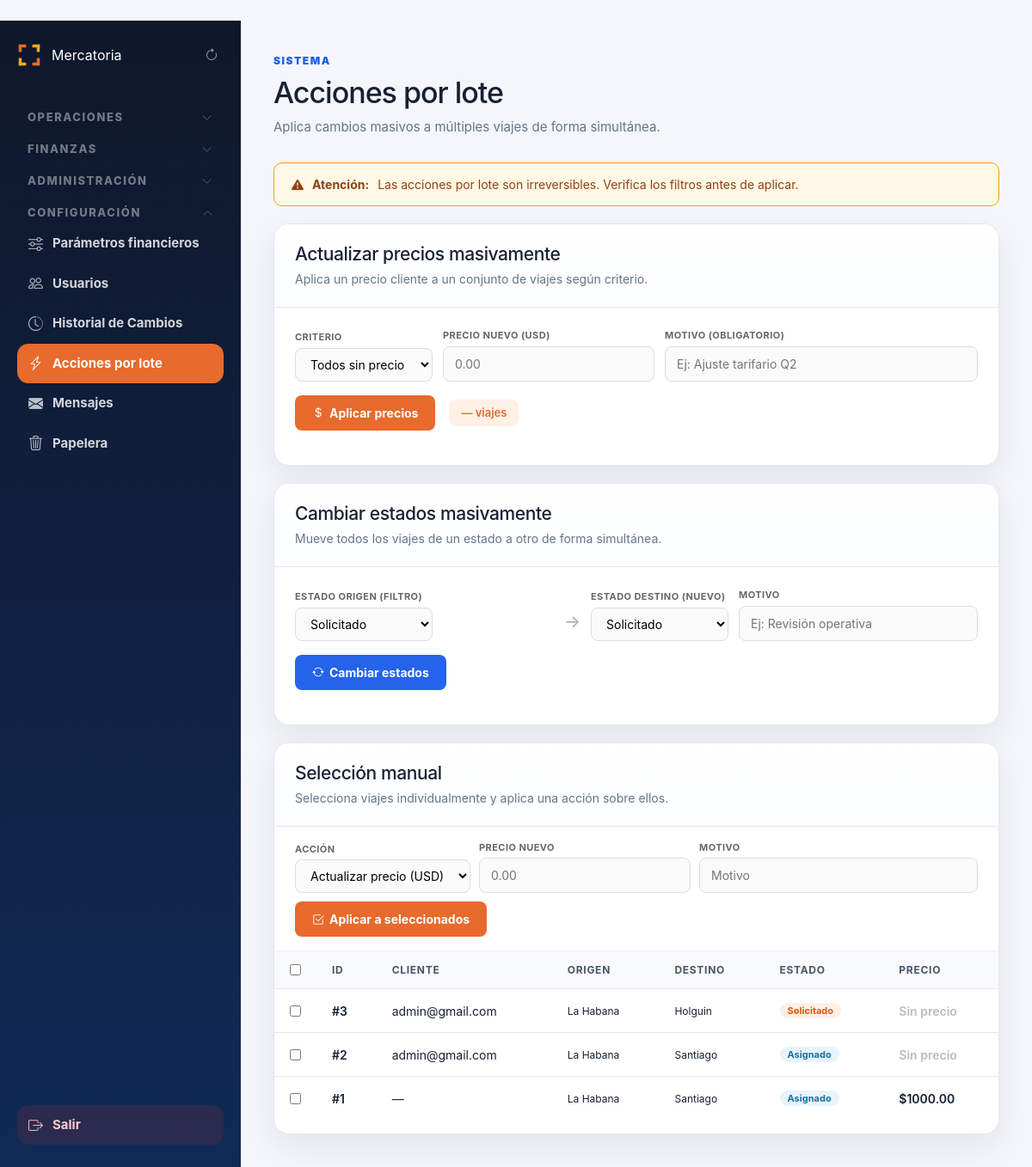
/admin/lote (signed in), run on an earlier commit of the app's database.
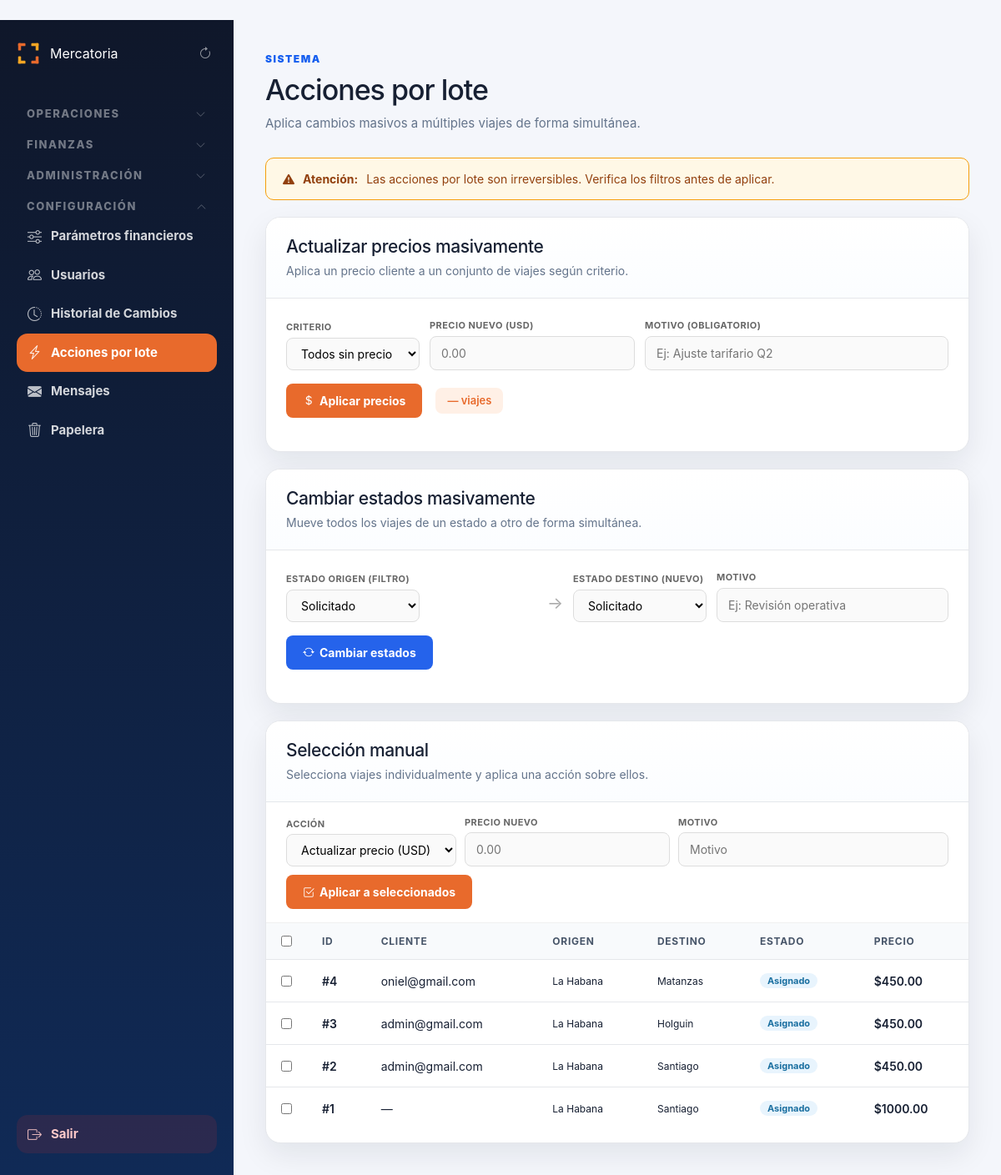
And on a later commit of the database.
### tables this page shows
CREATE TABLE viajes (
        id INTEGER PRIMARY KEY AUTOINCREMENT,
        cliente TEXT,
        cliente_id INTEGER,
        ruta_id INTEGER,
        tarifa_id INTEGER,
        tipo_vehiculo_id INTEGER,
        origen TEXT,
        destino TEXT,
        precio REAL DEFAULT 0,
        precio_calculado REAL DEFAULT 0,
        precio_final REAL DEFAULT 0,
        precio_editado INTEGER DEFAULT 0,
        motivo_edicion_precio TEXT,
        combustible REAL DEFAULT 0,
        pago_camionero REAL DEFAULT 0,
        camionero REAL DEFAULT 0,
        comision REAL DEFAULT 0,
        beneficio REAL DEFAULT 0,
        estado TEXT DEFAULT 'Solicitado',
        camionero_id INTEGER,
        camionero_nombre TEXT,
        vehiculo_id INTEGER,
        fecha_creacion TEXT DEFAULT CURRENT_TIMESTAMP,
        fecha_asignacion TEXT,
        fecha_recogida TEXT,
        fecha_entrega TEXT,
        observaciones TEXT
    , cotizacion_id INTEGER, km REAL, kilometros REAL, precio_cliente REAL, combustible_estimado REAL, beneficio_estimado REAL, vehiculo_placa TEXT, referencia_cliente TEXT, prioridad TEXT DEFAULT 'Normal', tipo_carga TEXT, tipo_transporte TEXT, cantidad_contenedores INTEGER, numero_contenedor TEXT, peso_toneladas REAL, observaciones_operativas TEXT, estado_pago_camionero TEXT DEFAULT 'Pendiente', tipo_pago_camionero TEXT, observacion_pago TEXT, monto_pagado REAL, fecha_pago_camionero TEXT, deleted_at TEXT, deleted_by TEXT, forma_cobro TEXT, codigo_transaccion TEXT, comentario_cobro TEXT, fecha_cobro TEXT, monto_cobrado REAL, verificado_financiero INTEGER DEFAULT 0, verificado_por TEXT, fecha_verificacion TEXT, reabierto_en TIMESTAMP);

### routes/admin.py (the view)
@admin_bp.route("/lote", methods=["GET"])
def panel_lote():
    if session.get("rol") != "admin":
        return redirect("/admin")
    conexion = conectar()
    cursor = conexion.cursor()
    cursor.execute("""
        SELECT id, nombre, origen, destino
        FROM rutas ORDER BY COALESCE(nombre, origen)
    """)
    rutas = cursor.fetchall()
    cursor.execute("""
        SELECT id, cliente, origen, destino, estado,
               COALESCE(NULLIF(precio_cliente,0), NULLIF(precio_final,0), NULLIF(precio,0), 0) AS precio
        FROM viajes
        WHERE LOWER(estado) NOT IN ('entregado', 'cancelado')
        ORDER BY id DESC
    """)
    viajes_activos = cursor.fetchall()
    conexion.close()
    resultado = request.args.get("resultado", "")
    return render_template(
        "admin/lote.html",
        rutas=rutas,
        viajes_activos=viajes_activos,
        estados=_ESTADOS_VIAJE,
        resultado=resultado,
    )

### app.py (called while the page is built)
@app.before_request
def _record_start_time():
    g.start_time = time.monotonic()

@app.before_request
def _validate_session_role():
    if "user_id" not in session or "rol" not in session:
        return
    try:
        con = conectar()
        cur = con.cursor()
        cur.execute("SELECT rol, activo FROM usuarios WHERE id = ?", (session["user_id"],))
        row = cur.fetchone()
        con.close()
        if not row or not row["activo"]:
            session.clear()
            return
        if row["rol"] != session["rol"]:
            session["rol"] = row["rol"]
    except Exception:
        pass

@app.after_request
def set_security_headers(response):
    response.headers["X-Frame-Options"] = "SAMEORIGIN"
    response.headers["X-Content-Type-Options"] = "nosniff"
    response.headers["X-XSS-Protection"] = "1; mode=block"
    if app.debug:
        ms = (time.monotonic() - getattr(g, "start_time", time.monotonic())) * 1000
        app.logger.debug("[%s] %s %.1fms", request.method, request.path, ms)
    return response

### database.py (called while the page is built)
    def fetchone(self):
        return self._cursor.fetchone()

    def fetchall(self):
        return self._cursor.fetchall()

### templates/admin/lote.html (shortened to what the changed rows need)
﻿{% extends "admin/base_admin.html" %}
{% block contenido %}
<div class="page-header">
    <div>
        <h1>Acciones por lote</h1>
    </div>
</div>
<section class="panel" style="margin-bottom:20px;">
    <div class="panel-header">
        <div>
            <h2>Actualizar precios masivamente</h2>
        </div>
    </div>
</section>
<section class="panel" style="margin-bottom:20px;">
    <div class="panel-header">
        <div>
            <h2>Cambiar estados masivamente</h2>
        </div>
    </div>
</section>
<section class="panel">
    <div class="panel-header">
        <div>
            <h2>Selección manual</h2>
        </div>
    </div>
    <form method="POST" action="/admin/lote/viajes-seleccionados" id="form-manual">
        <div class="table-wrapper">
            <table class="data-table">
                <thead>
                    <tr>
                        <th style="width:36px;">
                            <input type="checkbox" id="check-all" onchange="toggleAll(this)">
                        </th>
                        <th>ID</th>
                        <th>Cliente</th>
                        <th>Origen</th>
                        <th>Destino</th>
                        <th>Estado</th>
                        <th>Precio</th>
                    </tr>
                </thead>
                <tbody>
                    {% for v in viajes_activos %}
                    <tr>
                        <td>
                            <input type="checkbox" name="ids[]" value="{{ v.id }}" class="chk-viaje">
                        </td>
                        <td style="font-weight:600;">#{{ v.id }}</td>
                        <td>{{ v.cliente or '—' }}</td>
                        <td style="font-size:12px;">{{ v.origen or '—' }}</td>
                        <td style="font-size:12px;">{{ v.destino or '—' }}</td>
                        <td>
                            <span class="badge-estado-lote estado-{{ v.estado|lower|replace(' ', '-') }}">
                                {{ v.estado }}
                            </span>
                        </td>
                        <td style="font-weight:600;">
                            {% if v.precio and v.precio > 0 %}
                                ${{ "%.2f"|format(v.precio|float) }}
                            {% else %}
                                <span style="color:#bbb;">Sin precio</span>
                            {% endif %}
                        </td>
                    </tr>
                    {% else %}
                    <tr>
                        <td colspan="7" class="empty-state">No hay viajes activos.</td>
                    </tr>
                    {% endfor %}
                </tbody>
            </table>
        </div>
    </form>
</section>
{% endblock %}

What changed in the data, as far as the page shows it:
added viajes: id "4", cliente "oniel@gmail.com", origen "La Habana", destino "Matanzas", estado "Asignado", precio "450.00"
changed viajes "Holguin": estado "Solicitado" → "Asignado"; precio (not shown) → "450.00"; text "Sin precio" → "$"
changed viajes id 2: precio (not shown) → "450.00"; text "Sin precio" → "$"
